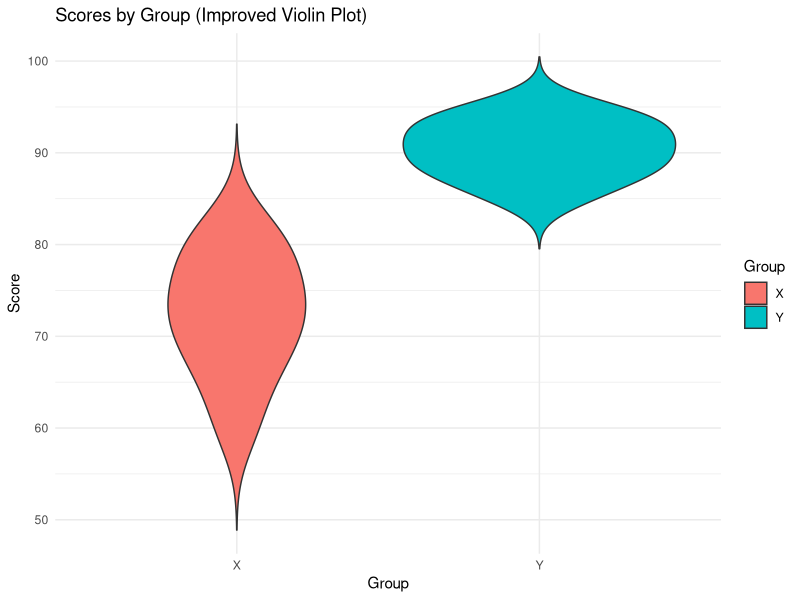

This chart was generated by the following R code:
# Load ggplot2
library(ggplot2)

# Create a data frame with improved score variation
scores_group_data <- data.frame(
  Group = c(
    rep("X", 10),
    rep("Y", 10)
  ),
  Score = c(
    60, 65, 70, 72, 68, 74, 80, 78, 82, 75,   # Group X
    85, 88, 90, 92, 87, 93, 95, 89, 91, 94    # Group Y
  )
)

# Plot violin plot
ggplot(scores_group_data, aes(x = Group, y = Score, fill = Group)) +
  geom_violin(trim = FALSE) +
  labs(
    title = "Scores by Group (Improved Violin Plot)",
    x = "Group",
    y = "Score"
  ) +
  theme_minimal()
